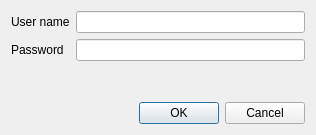
<?xml version="1.0" encoding="UTF-8"?>
<ui version="4.0">
 <class>LoginDialog</class>
 <widget class="QDialog" name="LoginDialog">
  <property name="geometry">
   <rect>
    <x>0</x>
    <y>0</y>
    <width>316</width>
    <height>135</height>
   </rect>
  </property>
  <property name="sizePolicy">
   <sizepolicy hsizetype="Fixed" vsizetype="Minimum">
    <horstretch>0</horstretch>
    <verstretch>0</verstretch>
   </sizepolicy>
  </property>
  <property name="modal">
   <bool>true</bool>
  </property>
  <layout class="QVBoxLayout" name="verticalLayout">
   <item>
    <layout class="QFormLayout" name="formLayout">
     <item row="0" column="0">
      <widget class="QLabel" name="lUser">
       <property name="text">
        <string>User name</string>
       </property>
      </widget>
     </item>
     <item row="0" column="1">
      <widget class="QLineEdit" name="eUser"/>
     </item>
     <item row="1" column="0">
      <widget class="QLabel" name="lPass">
       <property name="text">
        <string>Password</string>
       </property>
      </widget>
     </item>
     <item row="1" column="1">
      <widget class="QLineEdit" name="ePass">
       <property name="minimumSize">
        <size>
         <width>170</width>
         <height>0</height>
        </size>
       </property>
       <property name="echoMode">
        <enum>QLineEdit::Password</enum>
       </property>
      </widget>
     </item>
     <item row="2" column="1">
      <spacer name="verticalSpacer">
       <property name="orientation">
        <enum>Qt::Vertical</enum>
       </property>
       <property name="sizeHint" stdset="0">
        <size>
         <width>20</width>
         <height>20</height>
        </size>
       </property>
      </spacer>
     </item>
    </layout>
   </item>
   <item>
    <widget class="QDialogButtonBox" name="buttonBox">
     <property name="sizePolicy">
      <sizepolicy hsizetype="Expanding" vsizetype="Fixed">
       <horstretch>0</horstretch>
       <verstretch>0</verstretch>
      </sizepolicy>
     </property>
     <property name="orientation">
      <enum>Qt::Horizontal</enum>
     </property>
     <property name="standardButtons">
      <set>QDialogButtonBox::Cancel|QDialogButtonBox::Ok</set>
     </property>
     <property name="centerButtons">
      <bool>false</bool>
     </property>
    </widget>
   </item>
  </layout>
 </widget>
 <resources/>
 <connections>
  <connection>
   <sender>buttonBox</sender>
   <signal>accepted()</signal>
   <receiver>LoginDialog</receiver>
   <slot>accept()</slot>
   <hints>
    <hint type="sourcelabel">
     <x>257</x>
     <y>135</y>
    </hint>
    <hint type="destinationlabel">
     <x>157</x>
     <y>144</y>
    </hint>
   </hints>
  </connection>
  <connection>
   <sender>buttonBox</sender>
   <signal>rejected()</signal>
   <receiver>LoginDialog</receiver>
   <slot>reject()</slot>
   <hints>
    <hint type="sourcelabel">
     <x>308</x>
     <y>135</y>
    </hint>
    <hint type="destinationlabel">
     <x>286</x>
     <y>144</y>
    </hint>
   </hints>
  </connection>
 </connections>
</ui>
